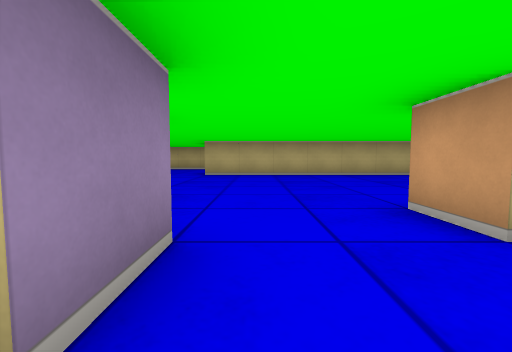
[1] (above)

18 first-person views from a walk through a cub3D ray-caster map. The camera is about half as high as the walls, tilts 4° down and sees 90° across. The floor is counted in squares. Each view is taken from the middle of a square. On the plan, view 1 faces up. The plan holds only what a view shows up to about 9 squares ahead; the rest is blank.

[2]
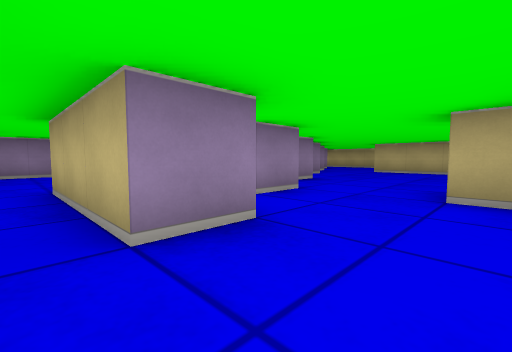

[3]
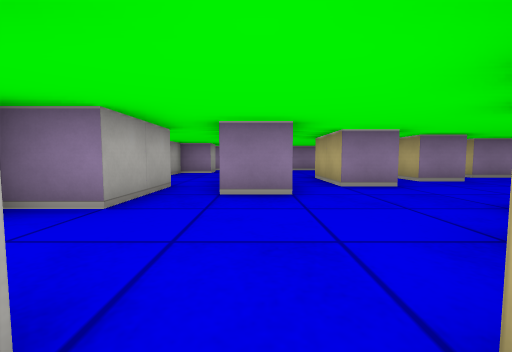

[4]
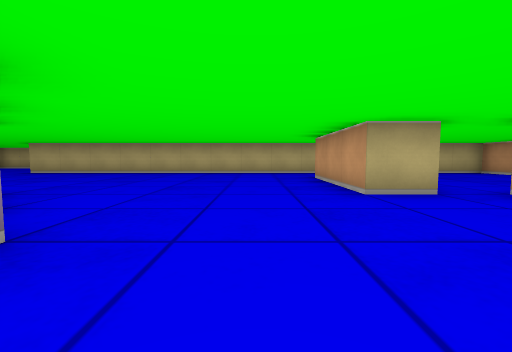

[5]
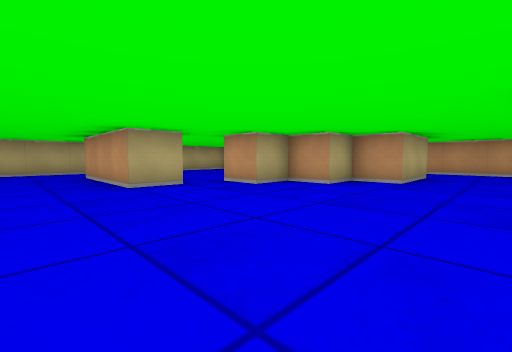

[6]
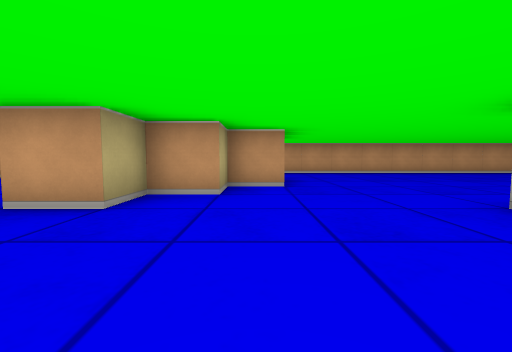

[7]
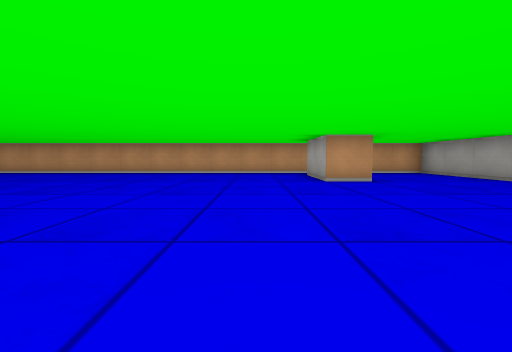

[8]
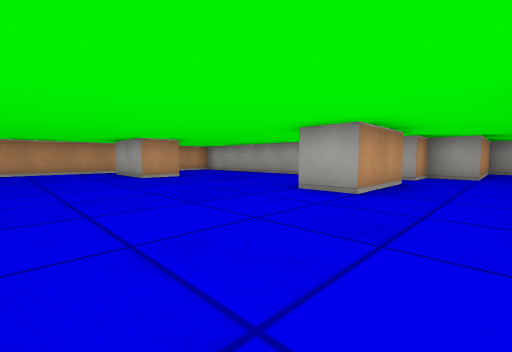

[9]
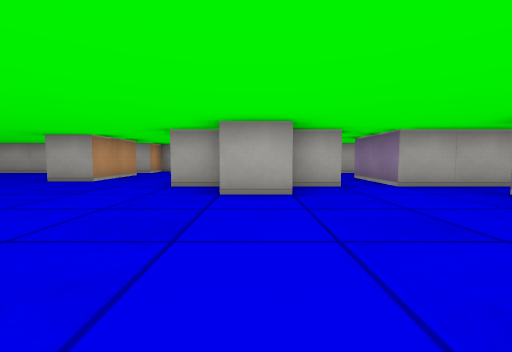

[10]
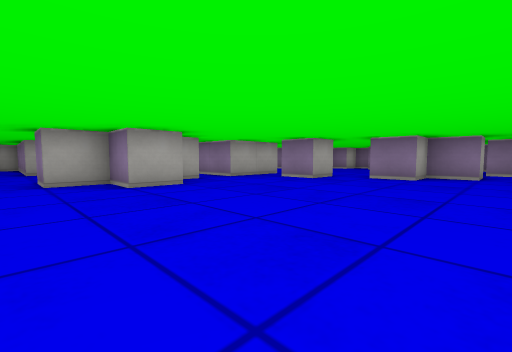

[11]
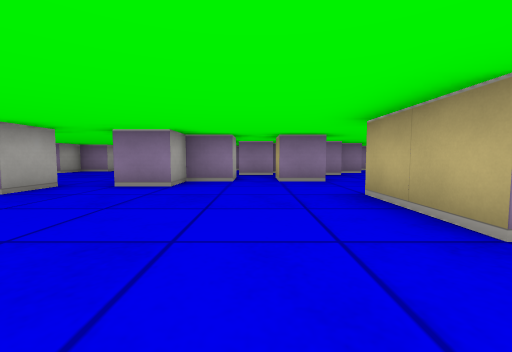

[12]
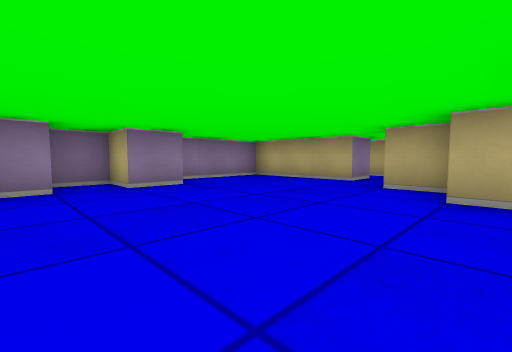

[13]
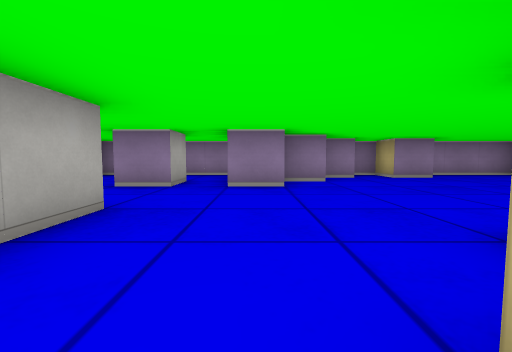

[14]
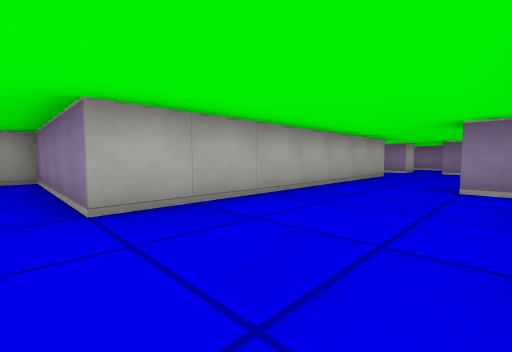

[15]
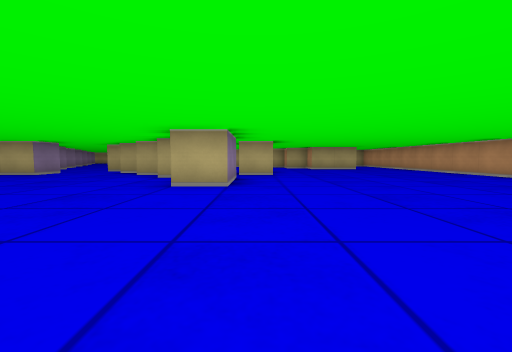

[16]
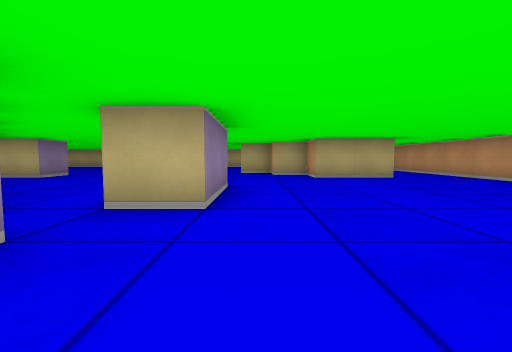

[17]
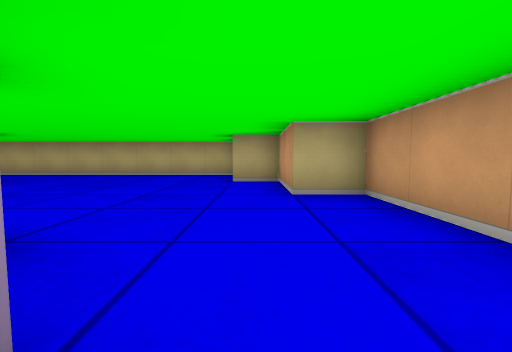

[18]
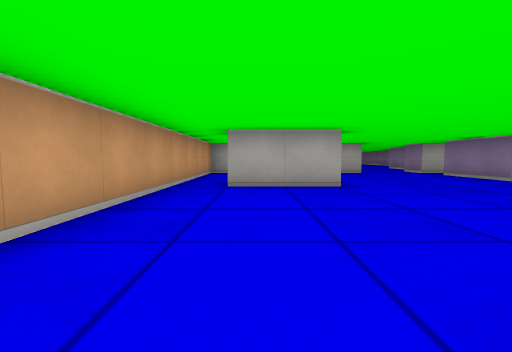

### Floor plan
Points are (right, up) in squares from view 1. A wall is a line through its corners. A room is listed if a view was taken in it or the views show most of it. See-through windows are left out.
Room 1 (views 1, 2)
walls: (0.5, -0.4) (0.5, -1.5); (0.5, -2.5) (1.5, -2.5) (1.5, -3.5); (-0.5, 0.5) (-2.5, 0.5); (2.1, 1.5) (1.5, 1.5)
ways out: opening at (0, -2) to room 2; opening at (0.5, 1) to room 2; opening at (3, -3.5) to room 2; opening at (4, -1) to room 2; opening at (-1.5, 0)
Room 2 (views 3, 4, 5, 6, 7, 8, 9, 10, 11, 12, 13, 14, 15, 16, 18)
walls: (6.1, -4.5) (5.5, -4.5); (5.1, -3.5) (4.5, -3.5); (2.5, -3.5) (2.5, -4.5) (0.5, -4.5); (8.5, -5.5) (8.5, -7.5) (7.5, -7.5); (3.4, -10.5) (4.5, -10.5) (4.5, -11.5) (5.5, -11.5) (5.5, -12.5); (9.5, -2.5) (9.5, -4.5) (8.5, -4.5); (2.4, -11.5) (3.4, -11.5); (0.5, -1.5) (-2.5, -1.5); (-0.9, -8.5) (-1.5, -8.5); (-0.5, -9.5) (0.5, -9.5) (0.5, -10.5); (-0.5, -2.5) (0.5, -2.5); (4.5, 0.5) (4.5, -0.5) (3.5, -0.5); (-1.5, -7.5) (-2.5, -7.5); (-1.5, -4.5) (-1.5, -5.5) (-2.4, -5.5); (-2.5, -6.5) (-1.5, -6.5) (-1.5, -7.5) (-0.5, -7.5) (-0.5, -8.5); (-0.6, -11.5) (1.5, -11.5) (1.5, -13.5); (1.5, 1.5) (1.5, 2.5); (-3.5, -5.5) (-3.5, -6.5) (-6.5, -6.5) (-6.5, -9); (-3.4, -4.5) (-4, -4.5); (7.5, -14.5) (7.5, -12.5) (8.5, -12.5) (8.5, -14.5); (8.6, 2.5) (7.5, 2.5) (7.5, 5.5); (-0.5, 1.6) (-0.5, 0.5); (12.5, -12.6) (12.5, -11.5) (14.5, -11.5); (-4.5, -2.5) (-4.5, -3.5) (-3.5, -3.5) (-3.5, -4); (13.6, -0.5) (11.5, -0.5) (11.5, 0.5) (10.5, 0.5) (10.5, 1.5) (9.5, 1.5) (9.5, 2.5); (10.4, -15.5) (15.5, -15.5) (15.5, -1.5); (-5.5, -9.4) (-5.5, -10.5) (-6.5, -10.5) (-6.5, -11.5); (-3.5, -13.4) (-3.5, -14.5); (-1.5, -15.5) (5.5, -15.5) (5.5, -19.5) (6.5, -19.5) (6.5, -16.5) (7.5, -16.5) (7.5, -15.5) (8.5, -15.5) (8.5, -16); (-1.5, 3.6) (-1.5, 2.5) (-2.4, 2.5); (-5.5, -11.4) (-5.5, -12.2); (-5, -12.5) (-4.5, -12.5) (-4.5, -13.4); (-4.5, -15.5) (-3.5, -15.5); (7.5, 7.5) (-1.5, 7.5); (-2.5, 5.6) (-2.5, 4.5)
ways out: opening at (0, -2) to room 1; opening at (0.5, 1) to room 1; opening at (3, -3.5) to room 1; opening at (4, -1) to room 1; opening at (8, 6.5) to room 3; opening at (9, 3) to room 3; opening at (14.5, -0.5) to room 3; opening at (-3.5, -2.5); opening at (-3, -15); opening at (-2, 2); opening at (-2, 6.5)
Room 3 (view 17)
walls: (13.5, 6.4) (13.5, 7.5) (7.5, 7.5); (15.5, -1.5) (15.5, 3.5) (14.5, 3.5) (14.5, 5.5) (13.5, 5.5)
ways out: opening at (8, 6.5) to room 2; opening at (9, 3) to room 2; opening at (14.5, -0.5) to room 2

Positions as (right, up) in squares from view 1, and headings:
1: (0, 0), facing up
2: (2, -2), facing up-left
3: (4, -1), facing left
4: (6, -1), facing up
5: (6, -2), facing up-right
6: (7, 0), facing right
7: (7, -10), facing right
8: (6, -9), facing down-right
9: (4, -7), facing down
10: (6, -6), facing down-left
11: (4, -6), facing left
12: (-1, -12), facing up-left
13: (1, -14), facing left
14: (6, -13), facing down-left
15: (9, -12), facing up
16: (10, -7), facing up
17: (14, 0), facing up
18: (14, -7), facing down
